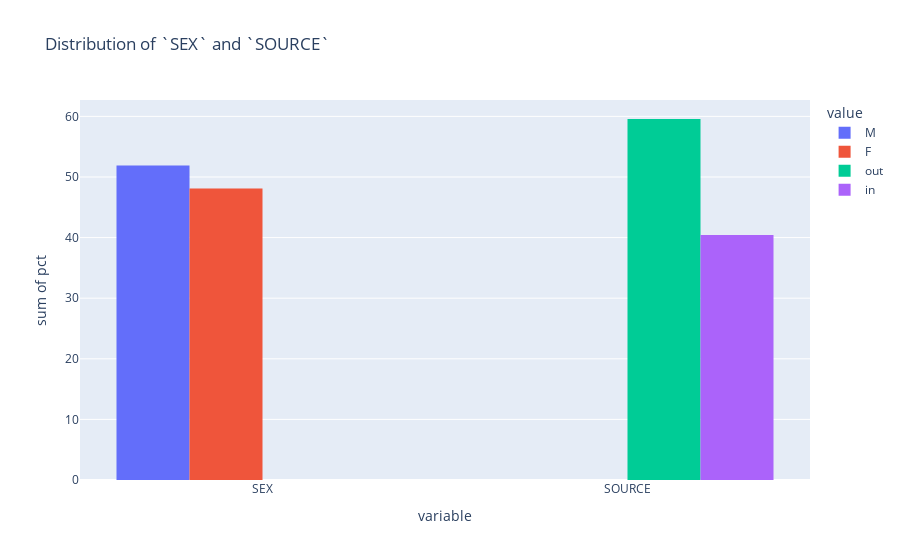

Notebook source saved alongside this figure:
### Code cell
# check distribution of discrete variables
def show_discrete_distribution(df):

    discrete = (df[['SEX','SOURCE']]
    .melt()
    .groupby(['variable'])
    ['value'].value_counts()
    .reset_index(name='count')
    )

    discrete['pct'] = 100* discrete['count'] / discrete.groupby(['variable'])['count'].transform('sum')

    fig = px.histogram(discrete, x="variable", y="pct",
                color='value', 
                barmode='group',
                title='Distribution of `SEX` and `SOURCE`'
                )


    return discrete, fig

show_discrete_distribution(df)[1].show()
show_discrete_distribution(df)[0]

### Figure 1 — Plotly figure (JSON) as saved in the notebook; plotly's stock layout.template omitted (floating-point values rounded to 4 significant figures)
{"data": [{"alignmentgroup": "True", "bingroup": "x", "histfunc": "sum", "hovertemplate": "value=M<br>variable=%{x}<br>sum of pct=%{y}<extra></extra>", "legendgroup": "M", "marker": {"color": "#636efa", "pattern": {"shape": ""}}, "name": "M", "offsetgroup": "M", "orientation": "v", "showlegend": true, "type": "histogram", "x": ["SEX"], "xaxis": "x", "y": [51.9], "yaxis": "y"}, {"alignmentgroup": "True", "bingroup": "x", "histfunc": "sum", "hovertemplate": "value=F<br>variable=%{x}<br>sum of pct=%{y}<extra></extra>", "legendgroup": "F", "marker": {"color": "#EF553B", "pattern": {"shape": ""}}, "name": "F", "offsetgroup": "F", "orientation": "v", "showlegend": true, "type": "histogram", "x": ["SEX"], "xaxis": "x", "y": [48.1], "yaxis": "y"}, {"alignmentgroup": "True", "bingroup": "x", "histfunc": "sum", "hovertemplate": "value=out<br>variable=%{x}<br>sum of pct=%{y}<extra></extra>", "legendgroup": "out", "marker": {"color": "#00cc96", "pattern": {"shape": ""}}, "name": "out", "offsetgroup": "out", "orientation": "v", "showlegend": true, "type": "histogram", "x": ["SOURCE"], "xaxis": "x", "y": [59.56], "yaxis": "y"}, {"alignmentgroup": "True", "bingroup": "x", "histfunc": "sum", "hovertemplate": "value=in<br>variable=%{x}<br>sum of pct=%{y}<extra></extra>", "legendgroup": "in", "marker": {"color": "#ab63fa", "pattern": {"shape": ""}}, "name": "in", "offsetgroup": "in", "orientation": "v", "showlegend": true, "type": "histogram", "x": ["SOURCE"], "xaxis": "x", "y": [40.44], "yaxis": "y"}], "layout": {"barmode": "group", "legend": {"title": {"text": "value"}, "tracegroupgap": 0}, "title": {"text": "Distribution of `SEX` and `SOURCE`"}, "xaxis": {"anchor": "y", "domain": [0, 1], "title": {"text": "variable"}}, "yaxis": {"anchor": "x", "domain": [0, 1], "title": {"text": "sum of pct"}}}}
